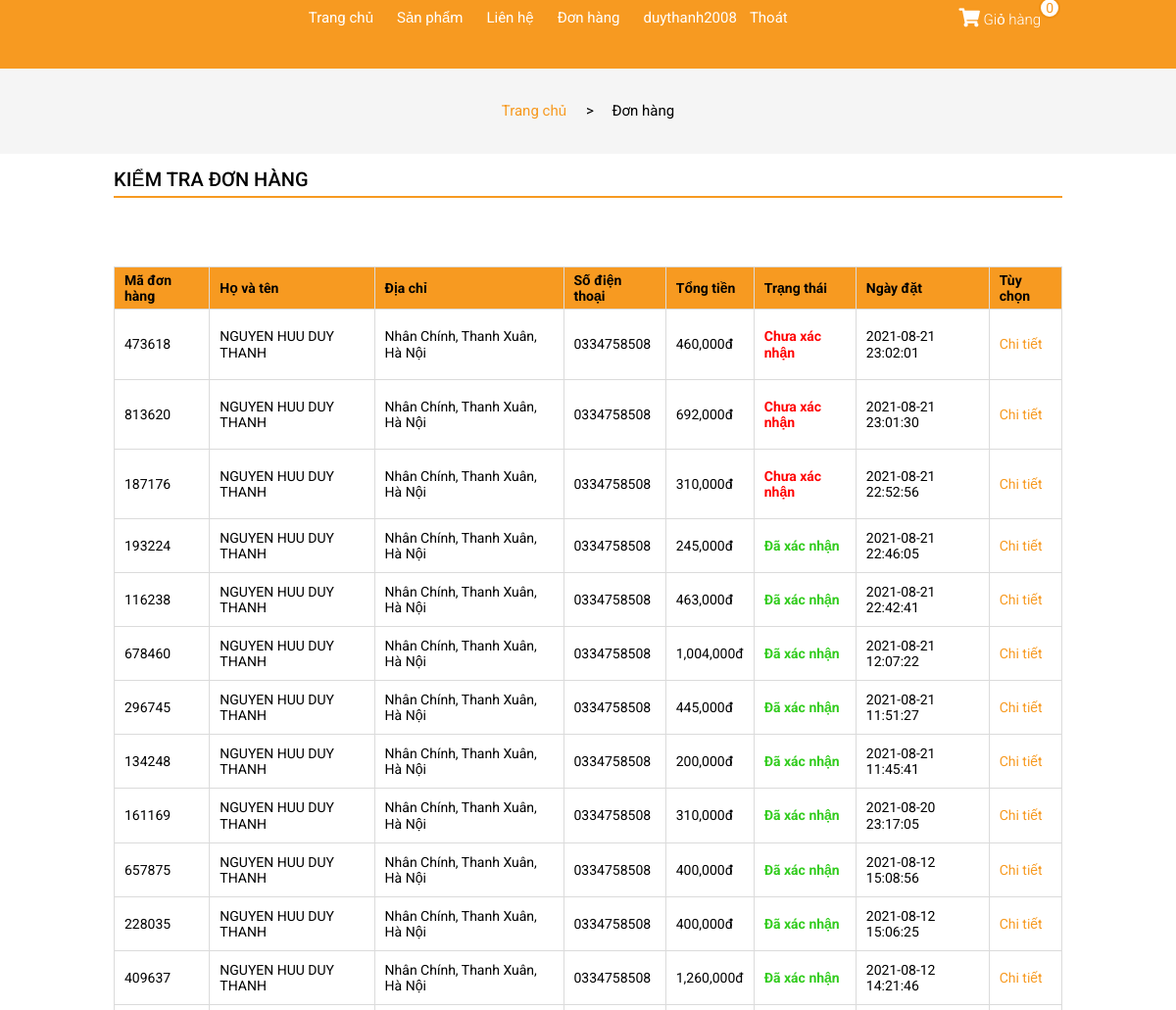
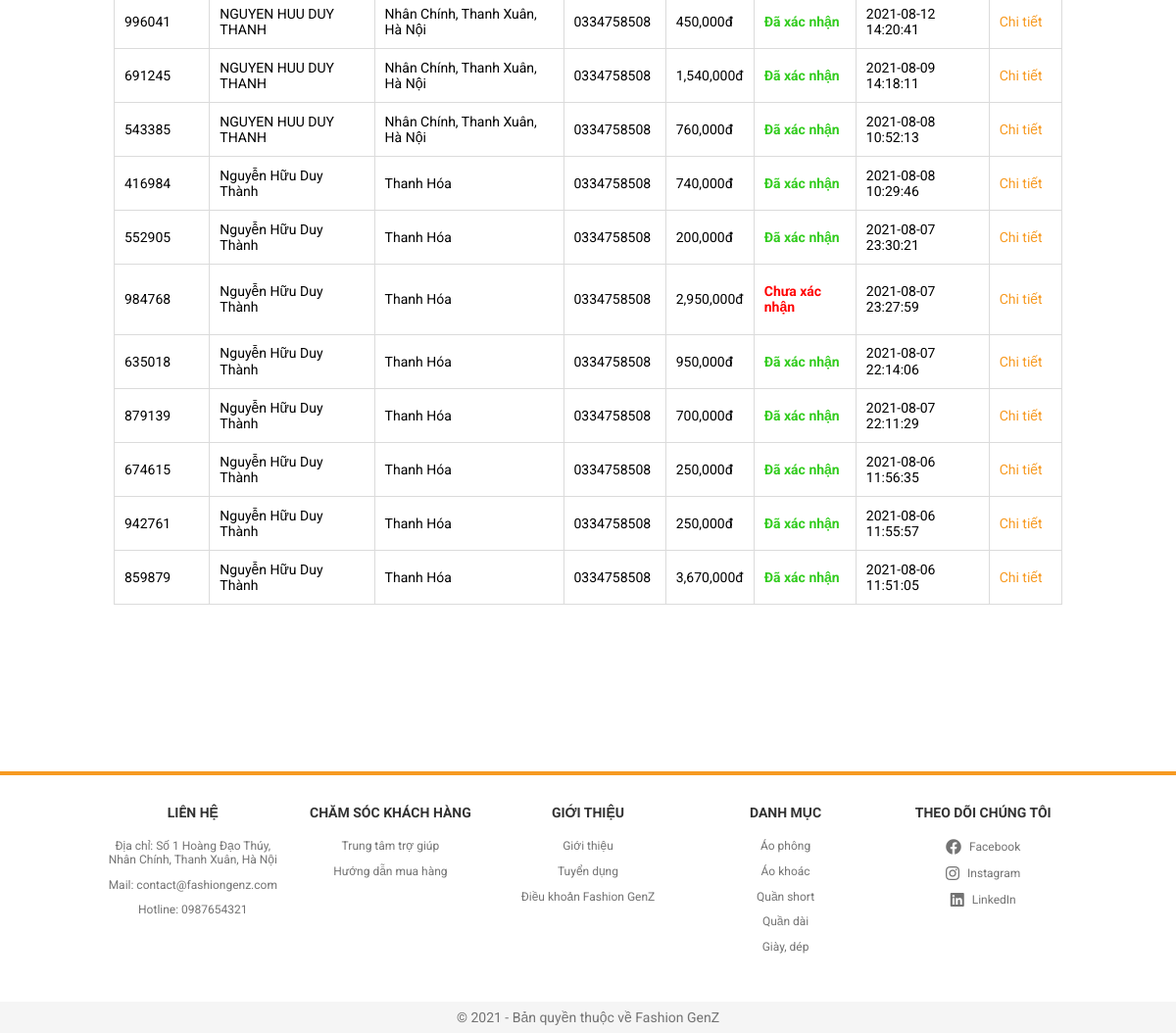
The app's page /?controller=donhang (signed in) with its own data (2 pictures, top to bottom).
### tables this page shows
CREATE TABLE `user_info` (
  `id` int(11) NOT NULL,
  `username` varchar(50) DEFAULT NULL,
  `password` varchar(50) DEFAULT NULL,
  `fullname` varchar(100) DEFAULT NULL,
  `email` varchar(100) DEFAULT NULL,
  `phone` varchar(20) DEFAULT NULL,
  `address` varchar(200) DEFAULT NULL,
  `code` int(11) DEFAULT NULL
);

CREATE TABLE `user_order` (
  `id` int(11) NOT NULL,
  `fullname` varchar(100) DEFAULT NULL,
  `address` varchar(200) DEFAULT NULL,
  `email` varchar(100) DEFAULT NULL,
  `phone` varchar(20) DEFAULT NULL,
  `amount` int(11) DEFAULT NULL,
  `status` int(11) DEFAULT NULL,
  `time_order` datetime DEFAULT NULL,
  `time_delivered` datetime DEFAULT NULL,
  `user_id` int(11) DEFAULT NULL,
  `payment_method` int(11) DEFAULT NULL
);

### Controller/C-donhang.php (called while the page is built, shortened)
<?php
    if(isset($_SESSION['customer'])){
        $user = $database->get('user_info', array('id'=>$_SESSION['customer']));
        $package_user = $database->get_limit_desc('user_order', array('user_id'=>$user[0]['id']),'time_order',100);
    }
    require_once './View/V-donhang.php';
?>

### Model/M-database.php (called while the page is built, shortened)
<?php
    class database{
        protected $conn= null;
        protected $host='localhost';
        protected $user='root';
        protected $pass='';
        protected $dbname='fashiongenz';
        public function connect(){
             $this->conn = new mysqli($this->host,$this->user,$this->pass,$this->dbname);
        }
        public function get($table,$condition=array()){
          $sql= "SELECT * FROM $table ";
          if(!empty($condition)){
               $sql.="WHERE";
               foreach ($condition as $key => $value){
                    $sql.= " $key = '$value' AND";
               }
               $sql= trim($sql,"AND");
          }
          $query = mysqli_query($this->conn, $sql);
          $result=array();
          if ($query){
               while ($row= mysqli_fetch_assoc($query)){
                    $result[]=$row;
               }
          }
          return $result;
     }
     public function get_limit_desc($table, $condition=array(),$order_by,$limit){
          $sql = "SELECT * FROM $table";
          if (!empty($condition)){
               $sql.=" WHERE";
               foreach ($condition as $key => $value){
                    $sql.= " $key = '$value' AND";
               }
               $sql = trim($sql,"AND");
          }
          $sql.= " ORDER BY $order_by DESC";
          $sql.= " LIMIT $limit";
          $query = mysqli_query($this->conn,$sql);
          $result = array();
          if ($query){
               while ($row = mysqli_fetch_assoc($query)){
                    $result[]= $row;
               }
          }
          return $result;
     }
    }
?>

### View/V-donhang.php (the view, shortened to what this page needs)
<!DOCTYPE html>
<html lang="en">
<head>
    <link rel="stylesheet" href="./Assets/Css/grid.css">
    <link rel="stylesheet" href="./Assets/Css/main.css">
    <link rel="stylesheet" href="./Assets/Css/base.css">
    <link rel="stylesheet" href="./Assets/Css/responsive.css">
    <link rel="stylesheet" href="https://cdn.rawgit.com/daneden/animate.css/v3.1.0/animate.min.css">
    <link rel="stylesheet" href="https://cdnjs.cloudflare.com/ajax/libs/normalize/8.0.1/normalize.min.css" />
    <link rel="stylesheet" href="./Assets/Fonts/fontawesome-free-5.15.3-web/css/all.min.css">
</head>
<body>
        <div class="app">
            <header class="header">
                <div class="grid wide">
                    <nav class="header__navbar">
                        <ul class="header__navbar-list hide-on-mobile-tablet">
                            <li class="header__navbar-item">
                                <a href="?controller=trangchu" class="header__navbar-link">
                                    Trang chủ
                                </a>
                            </li>
                            <li class="header__navbar-item header__navbar-item-has-category">
                                <a href="?controller=sanpham" class="header__navbar-link">
                                    Sản phẩm
                                </a>
                            </li>
                            <li class="header__navbar-item">
                                <a href="?controller=lienhe" class="header__navbar-link">
                                    Liên hệ
                                </a>
                            </li>
                            <li class="header__navbar-item">
                                <a href="?controller=donhang" class="header__navbar-link">
                                    Đơn hàng
                                </a>
                            </li>
                            <?php
                                if(isset($_SESSION['customer']) && $_SESSION['customer'] != NULL){
                            ?>
                            <li class="header__navbar-item">
                               <a href="?controller=thongtinkhachhang" style="margin-left: 12px;
                                                  text-decoration: none;
                                                  padding: 0 6px;
                                                  font-size: 1.5rem;
                                                  color: var(--white-color);"> <?php echo $user[0]['username']?></a><a href="?controller=dangxuat" style="margin-left: 1px;" class="header__navbar-link">Thoát</a>
                            </li>
                            <?php } ?>
                        </ul>
                        <div class="header__navbar-cart">
                         <div class="header__navbar-cart-wrap">
                         <span class="header__navbar-cart-qty"><?php echo $_SESSION['qty'] ?></span>
                                <a href="?controller=giohang" class="header__navbar-cart-link">
                                    <i class="header__navbar-cart-icon fas fa-shopping-cart"></i>
                                    Giỏ hàng
                                </a>
                            </div>
                        </div>
                    </nav>
                </div>
            </header>
            <div class="content">
                <div class="account">
                    <div class="grid">
                        <div class="account__location">
                            <div>
                                <a class="accout__location-home" href="?controller=trangchu">Trang chủ</a>
                            </div>
                            <div>
                                <p class="accout__location-current"> > &nbsp;&nbsp;&nbsp; Đơn hàng</p>
                            </div>
                        </div>
                    </div>
                    <div class="grid wide">
                        <div class="account__heading">Kiểm tra đơn hàng</div>
                        <?php
                                if(isset($_SESSION['customer']) && $_SESSION['customer'] != NULL){
                        ?>
                            <?php if($package_user){ ?>
                                <div class="package-info wow fadeInUp" data-wow-duration=".5s">
                                    <table class="package-info__table">
                                        <thead>
                                            <tr>
                                                <th>Mã đơn hàng</th>
                                                <th>Họ và tên</th>
                                                <th>Địa chỉ</th>
                                                <th>Số điện thoại</th>
                                                <th>Tổng tiền</th>
                                                <th>Trạng thái</th>
                                                <th>Ngày đặt</th>
                                                <th>Tùy chọn</th>
                                            </tr>
                                        </thead>
                                        <tbody>
                                            <?php foreach($package_user as $key => $value){ ?>
                                            <tr>
                                                <td><?php echo $value['id'] ?></td>
                                                <td><?php echo $value['fullname'] ?></td>
                                                <td><?php echo $value['address'] ?></td>
                                                <td><?php echo $value['phone'] ?></td>
                                                <td><?php echo number_format($value['amount']); ?>đ</td>
                                                <td>
                                                    <?php if ($value['status'] == 0){ ?>
                                                        <p class="package-info__status-not-confirm">Chưa xác nhận</p>
                                                    <?php }else if ($value['status'] == 1){ ?>
                                                        <p class="package-info__status-confirmed">Đã xác nhận</p>
                                                    <?php } ?>
                                                </td>
                                                <td><?php echo $value['time_order'] ?></td>
                                                <td><a class="package-info__detail" href="?controller=chitietdonhang&id=<?php echo $value['id'] ?>">Chi tiết</a></td>
                                            </tr>
                                            <?php } ?>
                                        </tbody>
                                    </table>
                                </div>
                                <?php } else { ?>
                                        <h3 class="wow fadeInUp" data-wow-duration=".5s" style="font-size: 1.8rem; text-align: center; margin: 180px 0 260px 0;">Quý khách chưa đặt đơn hàng nào, nếu quý khách đã đặt hàng, thông tin đơn hàng sẽ xuất hiện ở đây</h3>
                                <?php } ?>
                        <?php } ?>
                    </div>
                </div>
            </div>
            <footer class="footer wow fadeInUp" data-wow-duration="1s">
            <div class="grid wide footer__content">
                    <div class="row">
                        <div class="col l-2-4 m-4 c-6">
                            <h3 class="footer__heading">Liên hệ</h3>
                            <ul class="footer__list">
                                <li class="footer__list-item">
                                    <p class="footer__list-item-link">Địa chỉ: Số 1 Hoàng Đạo Thúy, Nhân Chính, Thanh Xuân, Hà Nội</p>
                                </li>
                                <li class="footer__list-item">
                                    <p class="footer__list-item-link">Mail: contact@fashiongenz.com</p>
                                </li>
                                <li class="footer__list-item">
                                    <p class="footer__list-item-link">Hotline: 0987654321</p>
                                </li>
                            </ul>
                        </div>
                        <div class="col l-2-4 m-4 c-6">
                            <h3 class="footer__heading">Chăm sóc khách hàng</h3>
                            <ul class="footer__list">
                                <li class="footer__list-item">
                                    <a href="#" class="footer__list-item-link">Trung tâm trợ giúp</a>
                                </li>
                                <li class="footer__list-item">
                                    <a href="#" class="footer__list-item-link">Hướng dẫn mua hàng</a>
                                </li>
                            </ul>
                        </div>
                        <div class="col l-2-4 m-4 c-6">
                            <h3 class="footer__heading">Giới thiệu</h3>
                            <ul class="footer__list">
                                <li class="footer__list-item">
                                    <a href="#" class="footer__list-item-link">Giới thiệu</a>
                                </li>
                                <li class="footer__list-item">
                                    <a href="#" class="footer__list-item-link">Tuyển dụng</a>
                                </li>
                                <li class="footer__list-item">
                                    <a href="#" class="footer__list-item-link">Điều khoản Fashion GenZ</a>
                                </li>
                            </ul>
                        </div>
                        <div class="col l-2-4 m-4 c-6">
                            <h3 class="footer__heading">Danh mục</h3>
                            <ul class="footer__list">
                                <li class="footer__list-item">
                                    <a href="#" class="footer__list-item-link">Áo phông</a>
                                </li>
                                <li class="footer__list-item">
                                    <a href="#" class="footer__list-item-link">Áo khoác</a>
                                </li>
                                <li class="footer__list-item">
                                    <a href="#" class="footer__list-item-link">Quần short</a>
                                </li>
                                <li class="footer__list-item">
                                    <a href="#" class="footer__list-item-link">Quần dài</a>
                                </li>
                                <li class="footer__list-item">
                                    <a href="#" class="footer__list-item-link">Giày, dép</a>
                                </li>
                            </ul>
                        </div>
                        <div class="col l-2-4 m-4 c-6">
                            <h3 class="footer__heading">Theo dõi chúng tôi</h3>
                            <ul class="footer__list">
                                <li class="footer__list-item">
                                    <a href="#" class="footer__list-item-link"><i class="footer__list-item-icon fab fa-facebook"></i> Facebook</a>
                                </li>
                                <li class="footer__list-item">
                                    <a href="#" class="footer__list-item-link"><i class="footer__list-item-icon fab fa-instagram"></i> Instagram</a>
                                </li>
                                <li class="footer__list-item">
                                    <a href="#" class="footer__list-item-link"><i class="footer__list-item-icon fab fa-linkedin"></i> LinkedIn</a>
                                </li>
                            </ul>
                        </div>
                    </div>
                </div>
                <div class="footer__copryright">
                    <div class="grid wide">
                        <div class="row">
                            <p class="footer__copryright-text">© 2021 - Bản quyền thuộc về Fashion GenZ</p>
                        </div>
                    </div>
                </div>
            </footer>
        </div>
</body>
</html>

### records on screen
user_info: username "duythanh2008"
user_order: id "473618", fullname "NGUYEN HUU DUY THANH", address "Nhân Chính, Thanh Xuân, Hà Nội", phone "0334758508", amount "460,000", status "Chưa xác nhận", time_order "2021-08-21 23:02:01"
user_order: id "813620", fullname "NGUYEN HUU DUY THANH", address "Nhân Chính, Thanh Xuân, Hà Nội", phone "0334758508", amount "692,000", status "Chưa xác nhận", time_order "2021-08-21 23:01:30"
user_order: id "187176", fullname "NGUYEN HUU DUY THANH", address "Nhân Chính, Thanh Xuân, Hà Nội", phone "0334758508", amount "310,000", status "Chưa xác nhận", time_order "2021-08-21 22:52:56"
user_order: id "193224", fullname "NGUYEN HUU DUY THANH", address "Nhân Chính, Thanh Xuân, Hà Nội", phone "0334758508", amount "245,000", status "Đã xác nhận", time_order "2021-08-21 22:46:05"
user_order: id "116238", fullname "NGUYEN HUU DUY THANH", address "Nhân Chính, Thanh Xuân, Hà Nội", phone "0334758508", amount "463,000", status "Đã xác nhận", time_order "2021-08-21 22:42:41"
user_order: id "678460", fullname "NGUYEN HUU DUY THANH", address "Nhân Chính, Thanh Xuân, Hà Nội", phone "0334758508", amount "1,004,000", status "Đã xác nhận", time_order "2021-08-21 12:07:22"
user_order: id "296745", fullname "NGUYEN HUU DUY THANH", address "Nhân Chính, Thanh Xuân, Hà Nội", phone "0334758508", amount "445,000", status "Đã xác nhận", time_order "2021-08-21 11:51:27"
user_order: id "134248", fullname "NGUYEN HUU DUY THANH", address "Nhân Chính, Thanh Xuân, Hà Nội", phone "0334758508", amount "200,000", status "Đã xác nhận", time_order "2021-08-21 11:45:41"
user_order: id "161169", fullname "NGUYEN HUU DUY THANH", address "Nhân Chính, Thanh Xuân, Hà Nội", phone "0334758508", amount "310,000", status "Đã xác nhận", time_order "2021-08-20 23:17:05"
user_order: id "657875", fullname "NGUYEN HUU DUY THANH", address "Nhân Chính, Thanh Xuân, Hà Nội", phone "0334758508", amount "400,000", status "Đã xác nhận", time_order "2021-08-12 15:08:56"
user_order: id "228035", fullname "NGUYEN HUU DUY THANH", address "Nhân Chính, Thanh Xuân, Hà Nội", phone "0334758508", amount "400,000", status "Đã xác nhận", time_order "2021-08-12 15:06:25"
user_order: id "409637", fullname "NGUYEN HUU DUY THANH", address "Nhân Chính, Thanh Xuân, Hà Nội", phone "0334758508", amount "1,260,000", status "Đã xác nhận", time_order "2021-08-12 14:21:46"
user_order: id "996041", fullname "NGUYEN HUU DUY THANH", address "Nhân Chính, Thanh Xuân, Hà Nội", phone "0334758508", amount "450,000", status "Đã xác nhận", time_order "2021-08-12 14:20:41"
user_order: id "691245", fullname "NGUYEN HUU DUY THANH", address "Nhân Chính, Thanh Xuân, Hà Nội", phone "0334758508", amount "1,540,000", status "Đã xác nhận", time_order "2021-08-09 14:18:11"
user_order: id "543385", fullname "NGUYEN HUU DUY THANH", address "Nhân Chính, Thanh Xuân, Hà Nội", phone "0334758508", amount "760,000", status "Đã xác nhận", time_order "2021-08-08 10:52:13"
user_order: id "416984", fullname "Nguyễn Hữu Duy Thành", address "Thanh Hóa", phone "0334758508", amount "740,000", status "Đã xác nhận", time_order "2021-08-08 10:29:46"
user_order: id "552905", fullname "Nguyễn Hữu Duy Thành", address "Thanh Hóa", phone "0334758508", amount "200,000", status "Đã xác nhận", time_order "2021-08-07 23:30:21"
user_order: id "984768", fullname "Nguyễn Hữu Duy Thành", address "Thanh Hóa", phone "0334758508", amount "2,950,000", status "Chưa xác nhận", time_order "2021-08-07 23:27:59"
user_order: id "635018", fullname "Nguyễn Hữu Duy Thành", address "Thanh Hóa", phone "0334758508", amount "950,000", status "Đã xác nhận", time_order "2021-08-07 22:14:06"
user_order: id "879139", fullname "Nguyễn Hữu Duy Thành", address "Thanh Hóa", phone "0334758508", amount "700,000", status "Đã xác nhận", time_order "2021-08-07 22:11:29"
user_order: id "674615", fullname "Nguyễn Hữu Duy Thành", address "Thanh Hóa", phone "0334758508", amount "250,000", status "Đã xác nhận", time_order "2021-08-06 11:56:35"
user_order: id "942761", fullname "Nguyễn Hữu Duy Thành", address "Thanh Hóa", phone "0334758508", amount "250,000", status "Đã xác nhận", time_order "2021-08-06 11:55:57"
user_order: id "859879", fullname "Nguyễn Hữu Duy Thành", address "Thanh Hóa", phone "0334758508", amount "3,670,000", status "Đã xác nhận", time_order "2021-08-06 11:51:05"

### other values on screen
$_SESSION['qty'] "0"
